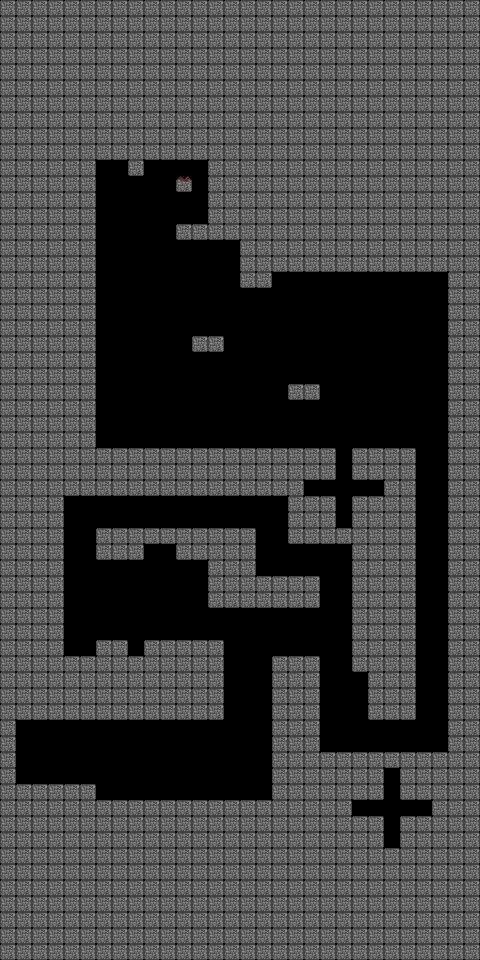

This is a level from a 2D game, rendered from its Tiled map with the project's own tilesets. A one-line summary and the map file follow, with tile-layer data summarised:
An orthogonal 30x60 tile map with 16x16 px tiles, 1 tile layer (blocks), 2 tilesets and 9 objects.

<map version="1.0" orientation="orthogonal" width="30" height="60" tilewidth="16" tileheight="16">
 <properties>
  <property name="height" value="60" />
  <property name="max_blocks" value="-1:-1:-1" />
  <property name="width" value="30" />
 </properties>
 <tileset firstgid="1" source="blocks.tsx" />
 <tileset firstgid="21" source="blocks.tsx" />
 <layer name="blocks" width="30" height="60">
  <data>[1800 cells, 1548 non-empty, 12 distinct tile ids]</data>
 </layer>
 <objectgroup name="objects" width="30" height="60">
  <object x="48" y="752">
   <properties>
    <property name="spawn_point" value="" />
   </properties>
  </object>
  <object x="96" y="720" width="176" height="64">
   <properties>
    <property name="gravity" value="" />
   </properties>
  </object>
  <object x="320" y="656" width="48" height="96">
   <properties>
    <property name="gravity" value="" />
   </properties>
  </object>
  <object x="224" y="608" width="48" height="112">
   <properties>
    <property name="gravity" value="" />
   </properties>
  </object>
  <object x="144" y="560" width="32" height="80">
   <properties>
    <property name="gravity" value="" />
   </properties>
  </object>
  <object x="64" y="496" width="32" height="96">
   <properties>
    <property name="gravity" value="" />
   </properties>
  </object>
  <object x="416" y="384" width="32" height="368">
   <properties>
    <property name="gravity" value="" />
   </properties>
  </object>
  <object x="240" y="304" width="32" height="96">
   <properties>
    <property name="gravity" value="" />
   </properties>
  </object>
  <object x="96" y="160" width="32" height="272">
   <properties>
    <property name="gravity" value="" />
   </properties>
  </object>
 </objectgroup>
</map>